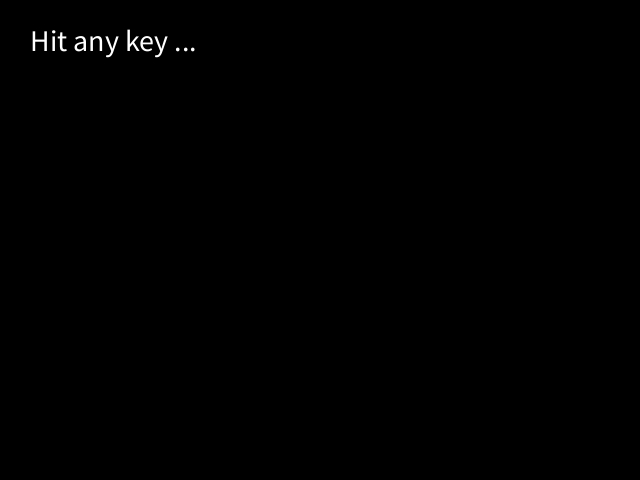
Frame 1 (no input)
Frame 60 (the mouse pressed at the canvas centre just before this capture): identical to frame 1, image omitted
Frame 120 (the mouse held since frame 60 and released just before this capture): identical to frame 1, image omitted

The Processing sketch that drew this single still picture (run headless with seeded random() and noise(); from frame 60 on, the mouse is pressed at the canvas centre):

// Processing sketch: sketch_002
// ── sketch_002.pde
String str = "Hit any key ...";

void setup(){
  size(640, 480);
  textSize(30);
}

void draw(){
  background(0);
  
  text(str, 30, 30, width - 30 * 2, height);
}

void keyTyped(){
  println(key);
  str += key;
}
